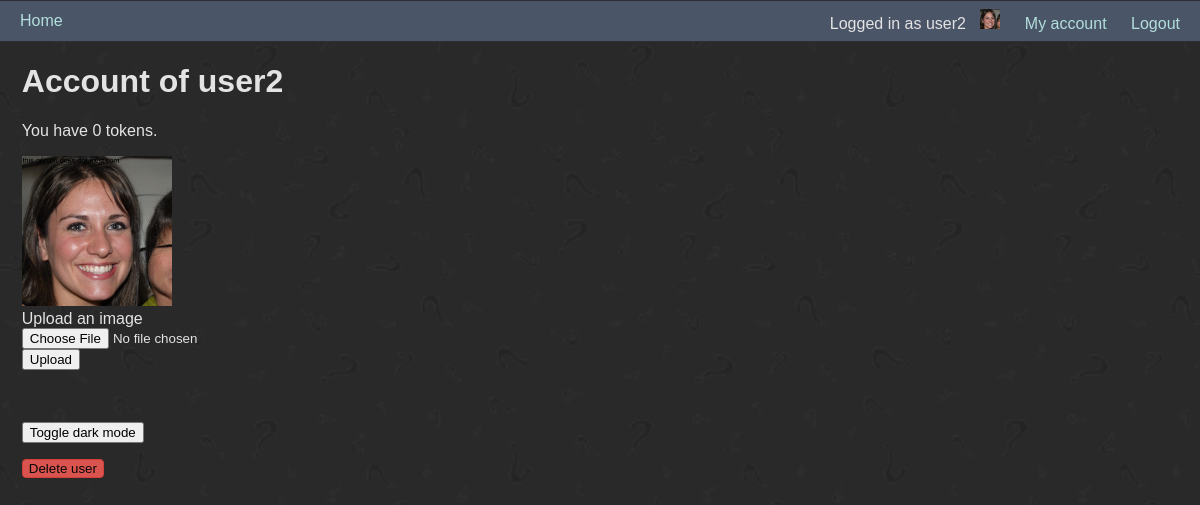
/user/account (signed in), run on the app's committed database.
### tables this page shows
CREATE TABLE users (
                                id_user INTEGER UNIQUE PRIMARY KEY NOT NULL,
                                name TEXT UNIQUE NOT NULL,
                                password TEXT NOT NULL,
                                isadmin BOOLEAN NOT NULL,
                                profile_pic TEXT,
                                darkmode BOOLEAN,
                                tokens INT
                            );

### app.py (the view)
@app.route("/user/account")
def account():
    logged_in_user = session.get("username", None)
    if logged_in_user is not None:
        conn = get_db()
        cur = conn.cursor()
        cur.execute("SELECT tokens FROM users WHERE name = ?", (logged_in_user,))
        result = cur.fetchone()
        if result:
            tokens = result[0]
        return render_template("account.html", tokens=tokens)
    else:
        abort(401)

### app.py (called while the page is built)
@app.teardown_appcontext
def teardown_db(exception):
    db = getattr(g, '_database', None)
    if db is not None:
        db.close()

### functions.py (called while the page is built)
def get_db():
    if not hasattr(g, "_database"):
        g._database = sqlite3.connect(database)
    return g._database

def is_admin(username):
    if username is not None:
        db = get_db()
        cursor = db.cursor()
        cursor.execute("SELECT isadmin FROM users WHERE name = ?", (username,))
        result = cursor.fetchone()
        if result[0]:
            return True
    else:
        return False

### templates/account.html (shortened to what this page needs)
{% extends "base.html" %}
{% block content %}
<div id="account-container">
<h1>Account of {{logged_in_user}} </h1>
<p>You have {{ tokens }} tokens.</p>
{% if profile_pic %}
  <img src="/{{ profile_pic }}" alt="Profile Picture" width="150">
{% else %}
    <img src="{{ url_for('static', filename='uploads/default_user_img.jpg') }}" alt="" width="150">
{% endif %}
<div id="image-upload-container">
  <form method="POST" action="{{ url_for('upload_profile_pic') }}" enctype=multipart/form-data>
    <label for="image">Upload an image</label><br>
    <input type=file id="image" name=image><br>
    <input type=submit value=Upload>
  </form>
</div>
<br><br>
<p>
    <button id="toggle_button" data-preferences='{{ darkmode|tojson }}' onclick="darkModeToggle()">Toggle dark mode</button>
</p>
<p>
    <button id="delete-user-button"
        onclick="confirmDelete(this)"
        data-username="{{ logged_in_user }}"
        data-is-admin="{{ 'true' if isadmin else 'false' }}">
        Delete user
    </button>
</p>
</div>
{% endblock %}

### templates/base.html (shortened to what this page needs)
<!DOCTYPE html>
<html lang="en">
<head>
    <link rel="stylesheet" href="{{ url_for('static', filename='style.css') }}"/>
    {% if darkmode|int == 1 %}
        <link rel="stylesheet" href="{{ url_for('static', filename='dark_mode.css') }}"/>
    {% endif %}
</head>
<body>
    <header>
        <nav class="navbar">
            <div class="nav-left">
                <a href="{{ url_for('index') }}">Home</a>
            </div>
            <div class="nav-right dropdown-menu">
                <div class="login">
                    {% if logged_in_user %}
                        Logged in as {{ logged_in_user }}
                        {% if profile_pic %}
                            <a href="{{ url_for('account')}}" aria-hidden="true"><img src="/{{ profile_pic }}" alt="profile pic" width="20"></a>
                        {% else %}
                            <a href="{{ url_for('account')}}" aria-hidden="true"><img src="{{ url_for('static', filename='uploads/default_user_img.jpg') }}" alt="default profile pic" width="20"></a>
                        {% endif %}
                        {% if isadmin %}
                            <a href="{{ url_for('admin') }}">Admin Page</a>
                        {% else %}
                            <a href="{{ url_for('account')}}">My account</a>
                        {% endif %}
                        <a href="{{ url_for('logout') }}">Logout</a>
                    {% else %}
                        Not logged in
                        <a href="{{ url_for('login') }}">Login</a>
                        <a href="{{ url_for('register') }}">Register user</a>
                    {% endif %}
                </div>
            </div>
        </nav>
    </header>
    <main >
        {% block content %}{% endblock %}
    </main>
</body>
</html>

### static/style.css (style rules this page uses)
* { font-family: Verdana, Arial, sans-serif; }
header { z-index: 1000; position: sticky; top: 0; background-color: #aab6d6; border-bottom: 1px solid #2c2e35; border-top: 1px solid #2c2e35; padding-left: 10px; padding-right: 10px; padding-bottom: 5px; padding-top: 5px; height: 30px; }
header a { color: #004d40; padding: 0px 10px; text-decoration: none; font-size: 16px; text-align: center; }
.navbar { display: flex; justify-content: space-between; align-items: center; height: 30px; }
body { margin: 0; background-color: #fff; color: #000; }
main { margin: 10px; z-index: 0; }
main::before { content: ""; position: absolute; inset: 0; background-image: url('/static/question_mark_bg.png'); background-size: cover; background-repeat: no-repeat; background-position: center; opacity: 0.1; z-index: -1; }
#account-container { padding-left: 1%; }
#delete-user-button { background-color: #d9534f; color: rgb(7, 7, 7); border: 1px solid #d43f3a; border-radius: 4px; }

### static/dark_mode.css (style rules this page uses)
header { background-color: #4a5568; }
header a { color: #b2dfdb; }
body { background-color: #2a2929; color: #e4e3e3; }
a { color: white; }

### data on the page
users: name "user2", profile_pic (picture)

### other printed values
{{ tokens }} "0"
